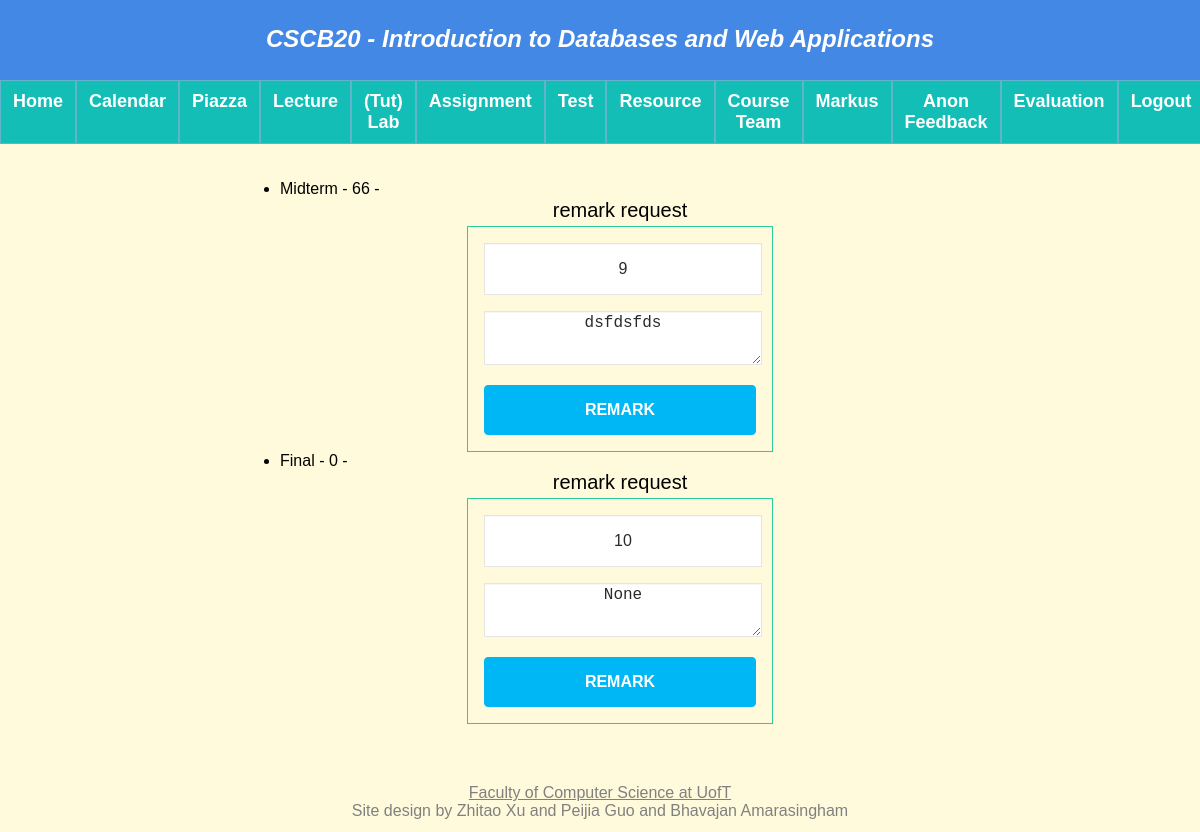
The page /evaluation (signed in) on the database as committed earlier.
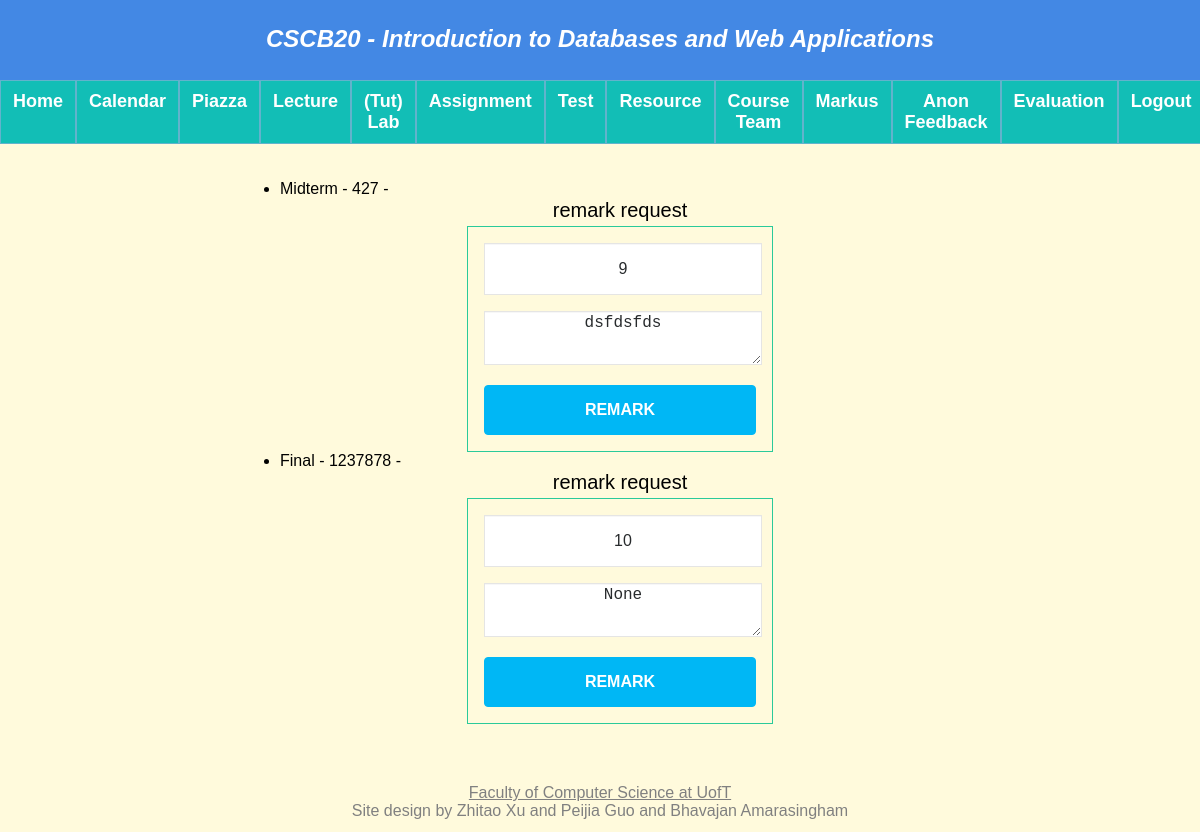
The same page on the database as committed later.
### app.py (models this page shows, shortened)
class Evaluation(db.Model):
    __tablename__ = 'Evaluation'
    eid = db.Column(db.Integer, primary_key = True)
    stuMark = db.Column(db.Integer)
    remarkText = db.Column(db.String(200))
    student_username = db.Column(db.String(20), db.ForeignKey('Person.username'), nullable = False)
    typeName = db.Column(db.String(20), db.ForeignKey('Assignment.assignment_name'), nullable = False)
    total_mark = db.Column(db.Integer, db.ForeignKey('Assignment.total_mark'), nullable = False)
    stuName = db.Column(db.String(20), db.ForeignKey('Person.name'), nullable = False)

### app.py (the view)
@app.route("/evaluation", methods = ['GET', 'POST'])
def evaluation():
    username = session['name']
    student_marks = query_student_marks(username)
    print(student_marks)
    if request.method == 'GET':
        return render_template("evaluation.html", query_student_marks = student_marks)
    else:
        text = request.form['remark_Text']
        eid = request.form['eid']
        add_remark_text(text, eid)
        return redirect(url_for('evaluation'))

### app.py (called while the page is built)
def query_student_marks(username):
    student_marks = db.session.query(Evaluation).filter(Evaluation.student_username == username)
    return student_marks

### templates/evaluation.html (shortened to what this page needs)
{% extends "template.html" %}
{% block content %}
{% if not session.name %}
<p>Access Denied</p>
{% else %}
    {% if session.type == 0 %}
    <div class = "evaluations">
        <ul>
            {% for Evaluations in query_student_marks %}
            <li> {{ Evaluations.typeName }} - {{ Evaluations.stuMark }} - {{ Evaluations.totalMark }}  </li>
            <label for="remark_req">remark request</label>
            <form action="http://127.0.0.1:5000/evaluation" method="post">
                <input id = "eid" name="eid"  value = {{ Evaluations.eid }} readonly></input>
                <textarea id="remark_Text" name="remark_Text">{{ Evaluations.remarkText }}</textarea>
                <button type="Remark">Remark</button>
            </form>
            {% endfor %}
        </ul>
    </div>
    {% else %}
    <p>Access Denied</p>
    {% endif %}
{% endif %}
{% endblock %}

### templates/template.html (shortened to what this page needs)
<!DOCTYPE html>
<html lang="en" dir="ltr">
<head>
    <link rel="stylesheet" type="text/css" href="../static/style.css" />
</head>
<body>
    <div class="container">
        <div class="heading">
            <p>CSCB20 - Introduction to Databases and Web Applications</p>
        </div>
        <div class="leftNavigation">
            <ul>
                {% if session.name %}
                    <h3><a href="{{ url_for('home') }}">Home</a></h3>
                    <h3><a href="{{ url_for('calender')}}">Calendar</a></h3>
                    <h3><a href="https://piazza.com/utoronto.ca">Piazza</a></h3>
                    <h3><a href="{{ url_for('lecture')}}">Lecture</a></h3>
                    <h3><a href="{{ url_for('tut')}}">(Tut) Lab</a></h3>
                    <h3><a href="{{ url_for('assignment')}}">Assignment</a></h3>
                    <h3><a href="{{ url_for('test')}}">Test</a></h3>
                    <h3><a href="{{ url_for('resource')}}">Resource</a></h3>
                    <h3><a href="{{ url_for('courseteam')}}">Course Team</a></h3>
                    <h3><a href="https://markus.utsc.utoronto.ca/">Markus</a></h3>
                    {% if session.type == 0 %}
                        <h3><a href="{{ url_for('anonfeedback') }}">Anon Feedback</a></h3>
                        <h3><a href="{{ url_for('evaluation') }}">Evaluation</a></h3>
                    {% else %}
                        <h3><a href="{{ url_for('feedback') }}">Feedback</a></h3>
                        <h3><a href="{{ url_for('teacherGrade') }}">Grades</a></h3>
                    {% endif %}
                <h3><a href="{{ url_for('logout') }}">Logout</a></h3>
                {% else %}
                <h3><a href="{{ url_for('home') }}">Home</a></h3>
                <h3><a href="{{ url_for('login') }}">Login</a></h3>
                <h3><a href="{{ url_for('register') }}">Register</a></h3>
                {% endif %}
            </ul>
        </div>
        <div class="content">
            {% block content %}
            {% endblock %}
        </div>
        <div class="footer">
            <p><a href="https://web.cs.toronto.edu/people/faculty-directory" target="_blank">Faculty of Computer Science
                    at
                    UofT</a><br>Site design by Zhitao Xu and Peijia Guo and Bhavajan Amarasingham</p>
        </div>
    </div>
</body>
</html>

### static/style.css (style rules this page uses)
@media (min-width: 975px) { body { background-image: url(./sub/a14.jpg); background-repeat: no-repeat; background-size: cover; background-color: #fffadc; color: #000000; font-family: Geneva, Arial, Helvetica, sans-serif; align-items: center; } }
@media (min-width: 975px) { h3, h4 { color: #003366; font-size: large; font-style: normal; font-weight: bold; font-variant: normal; } }
@media (min-width: 975px) { a { color: #9999cc; } }
@media (min-width: 975px) { * { margin: 0%; } }
@media (min-width: 975px) { .container { display: flex; flex-flow: row wrap; } }
@media (min-width: 975px) { .heading { color: #FFFFFF; background-color: #4388e4; height: 35px; width: 100%; top: 0px; padding-top: 25px; padding-bottom: 20px; font-variant: normal; text-align: center; vertical-align: middle; font-size: x-large; font-weight: bold; font-style: oblique; margin-bottom: 0%; flex: 1 100%; } }
@media (min-width: 975px) { .leftNavigation { justify-content: center; flex-grow: 1; flex: 100%; } }
@media (min-width: 975px) { .leftNavigation ul { width: 100%; display: flex; flex-wrap: nowrap; list-style-type: none; text-align: middle; padding: 0; overflow: hidden; background-color: rgb(98, 179, 204); margin-bottom: 2%; } }
@media (min-width: 975px) { .leftNavigation h3 { background-color: #12beb6; flex: auto; float: left; margin: 1px; } }
@media (min-width: 975px) { .leftNavigation h3 a { display: block; color: rgb(29, 18, 18); text-align: center; padding: 10px 12px; text-decoration: none; } }
@media (min-width: 975px) { .leftNavigation a { text-decoration: none; } }
@media (min-width: 975px) { .leftNavigation a:link { color: #FFFFFF; } }
@media (min-width: 975px) { .content { flex: 1 100%; justify-content: center; margin-top: 1%; margin-left: 20%; margin-right: 20%; } }
@media (min-width: 975px) { li { font-size: 16px; } }
@media (min-width: 975px) { .footer { margin-top: 5%; margin-bottom: 1%; flex: 1 100%; text-align: center; font-size: 16px; color: grey; font-family: sans-serif; } }
@media (min-width: 975px) { .footer a { font-size: 16px; color: grey; font-family: sans-serif; } }
@media (min-width: 975px) { form { max-width: 40%; margin-left: auto; margin-right: auto; padding: 16px; border: 1px solid rgb(42, 202, 154); } }
@media (min-width: 975px) { form input, form textarea, form select { background-color: #ffffff; border: 1px solid #e5e5e4; font-size: 16px; height: auto; outline: 0; height: 48px; width: 100%; color: #282b2d; box-shadow: 0 1px 0 rgba(0, 0, 0, 0.03) inset; margin-bottom: 16px; transition: all .2s ease; text-align: center; } }
@media (min-width: 975px) { input::placeholder { color: rgb(43, 37, 37); } }
@media (min-width: 975px) { button { font-size: 16px; font-weight: 600; text-transform: uppercase; padding: 15px 26px; color: #FFF; background-color: #00b7f5; border-radius: 4px; border: 1px solid #00b7f5; text-align: center; width: 100%; } }
@media (min-width: 975px) { label { display: block; line-height: 24px; font-size: 20px; font-weight: 400; margin-bottom: 4px; text-align: center; } }

Rows that differ between the two databases and show on the page:
changed Evaluation "Midterm": stuMark "66" → "427"
changed Evaluation "Final": stuMark "0" → "1237878"
